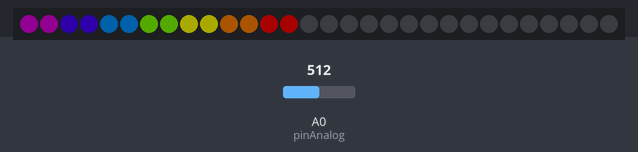
Bench run of a program on a simulated Arduino Uno, built with avr-gcc and run on an emulated ATmega328P. Shown: 30 RGB LEDs in strip order, left to right. Inputs (shaded band) come from the test bench; at power-on: A0 (pinAnalog) = 512. Dim RGB values are drawn brighter than linear.

Above: at 4.2 s.
4.3 s: A0 (pinAnalog) set to 716
6.0 s: A0 (pinAnalog) set to 900
7.6 s: A0 (pinAnalog) set to 1023
9.2 s: A0 (pinAnalog) set to 0
At 9.9 s:
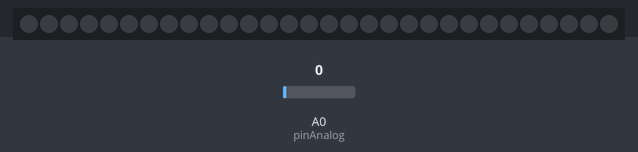
10.8 s: A0 (pinAnalog) set to 122
At 12.3 s:
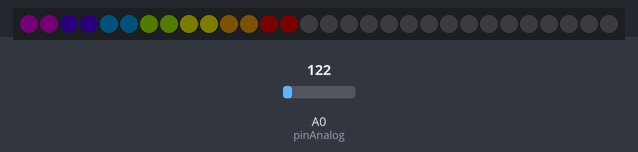
Timing chart, 0 to 13.4 s (numbered marks = the images above; inputs shaded):
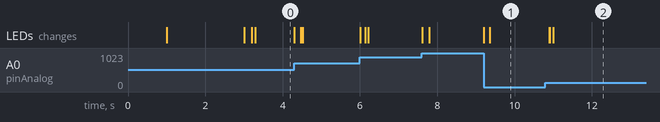

The program:

main.cpp
```cpp
/*
  https://github.com/NicoHood/MSGEQ7
*/

// MSGEQ7
#include "MSGEQ7.h"
#include "Fastled.h"

#define pinAnalog A0
#define pinReset 6
#define pinStrobe 4
#define MSGEQ7_INTERVAL ReadsPerSecond(50)
#define MSGEQ7_SMOOTH 191 // Range: 0-255
CMSGEQ7<MSGEQ7_SMOOTH, pinReset, pinStrobe, pinAnalog> MSGEQ7;

#define DATA_PIN    8
#define LED_TYPE    WS2811
#define COLOR_ORDER GRB
#define NUM_LEDS    30
CRGB leds[NUM_LEDS];

#define BRIGHTNESS          96
#define FRAMES_PER_SECOND  120

void setup() {

    delay(1000); // 3 second delay for recovery

    // tell FastLED about the LED strip configuration
    FastLED.addLeds<LED_TYPE, DATA_PIN, COLOR_ORDER>(leds, NUM_LEDS).setCorrection(TypicalLEDStrip);

    // set master brightness control
    FastLED.setBrightness(BRIGHTNESS);

    // clear all
    FastLED.show();

    // This will set the IC ready for reading
    MSGEQ7.begin();

    pinMode(A0, INPUT);
    pinMode(A1, INPUT);
    fill_solid(leds, NUM_LEDS, CRGB::Black);
    FastLED.show();
    delay(2000);
}

void loop() {

    bool newReading = MSGEQ7.read(MSGEQ7_INTERVAL);
    fill_solid(leds, NUM_LEDS, CRGB::Black);
    // Led output
    if (newReading) {
        CRGB a = 0x610061;
        a.nscale8_video(mapNoise(MSGEQ7.get(MSGEQ7_0)));
        leds[0] = a;
        leds[1] = a;

        CRGB b = 0x4600ff;
        b.nscale8_video(mapNoise(MSGEQ7.get(MSGEQ7_1)));
        leds[2] = b;
        leds[3] = b;

        CRGB c = 0x0090ff;
        c.nscale8_video(mapNoise(MSGEQ7.get(MSGEQ7_2)));
        leds[4] = c;
        leds[5] = c;

        CRGB d = 0x80ff00;
        d.nscale8_video(mapNoise(MSGEQ7.get(MSGEQ7_3)));
        leds[6] = d;
        leds[7] = d;

        CRGB e = 0xffff00;
        e.nscale8_video(mapNoise(MSGEQ7.get(MSGEQ7_4)));
        leds[8] = e;
        leds[9] = e;

        CRGB f = 0xff8000;
        f.nscale8_video(mapNoise(MSGEQ7.get(MSGEQ7_5)));
        leds[10] = f;
        leds[11] = f;

        CRGB g = 0xff0000;
        g.nscale8_video(mapNoise(MSGEQ7.get(MSGEQ7_6)));
        leds[12] = g;
        leds[13] = g;


//        Serial.println(input);


//        CRGB color = CRGB::Blue;
//        color.nscale8_video(low);
//        fill_solid(leds, NUM_LEDS, color);

        // update Leds
        FastLED.show();
    }

}
```

Measured:
- after the input at 9.2 s, the LEDs: first change at once (image 1 shows a later state)
- after the input at 10.8 s, the LEDs: first change after 0.10 s (image 2 shows a later state)
